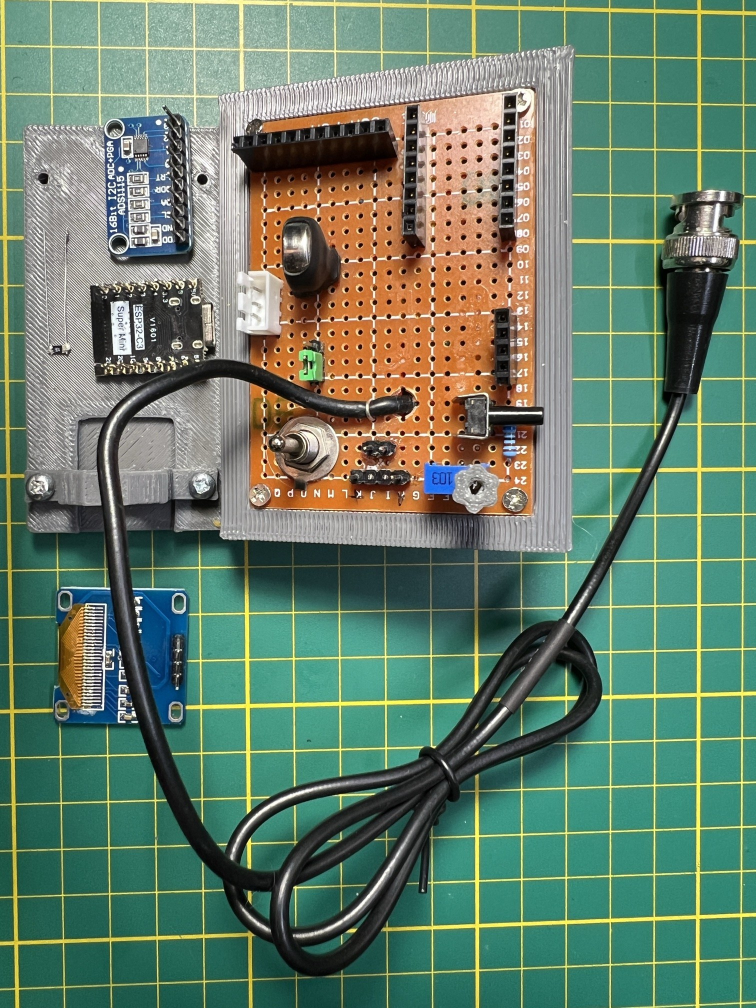
#> input picture photos/calibrator_inside.jpg, 1512 x 2016 px (shown at 1/2 size)
$ python make_photo_figures.py
#> lines starting #> are read from the running program, lines starting #| are printed output that depends on the picture
"""Photo figures of the paper: crop, rotate and number the parts.

    python3 make_photo_figures.py

Reads ../photos/*.jpg (already without EXIF) and writes photo_*.jpg next to this script.
Parts are marked with numbered white discs; what each number means is in the figure
caption, so a caption can be corrected without touching the picture. Coordinates are in
the pixels of the source photo.
"""
import argparse
import os

from PIL import Image, ImageDraw, ImageFont

HERE = os.path.dirname(os.path.abspath(__file__))
PHOTOS = os.path.join(HERE, "..", "photos")
INK = (34, 34, 34)

# name: (source, crop box, degrees counter-clockwise after the crop, [(number, x, y), ...])
FIGURES = {
    "photo_calibrator_inside": ("calibrator_inside.jpg", (30, 160, 1500, 1100), 0, [
        (1, 300, 650), (2, 290, 375), (3, 690, 520), (4, 505, 492), (5, 685, 725),
        (6, 468, 905), (7, 1068, 830), (8, 880, 1018), (9, 655, 950), (10, 1415, 460)]),
    "photo_board_input": ("board_input.jpg", (250, 60, 1820, 1470), 0, [
        (1, 940, 700), (2, 1010, 300), (3, 1460, 1020), (3, 1490, 1310)]),
    # Revision B close-up supplied as a PNG. No labels are burned into this evidence
    # image: U6, the 47 kOhm resistor and the RA2 link are identified in the caption.
    "photo_board_ref3040": ("board_ref3040.png", (0, 0, 1500, 2100), 0, []),
    "photo_boards": ("boards_three.jpg", (150, 140, 1500, 1980), 0, [
        (1, 1180, 820), (2, 490, 1150), (3, 490, 1400), (4, 650, 1720)]),
    "photo_channel_a": ("calibrator_vs_ph150.jpg", (0, 430, 1500, 1300), 0, [
        (1, 185, 620), (2, 890, 700), (3, 470, 1120)]),
    "photo_setup_f": ("setup_electrode.jpg", (80, 100, 1400, 1720), 90, [
        (1, 720, 480), (2, 1120, 640), (3, 860, 1470), (4, 360, 380), (4, 390, 1040)]),
    "photo_r50m": ("calibrator_50M.jpg", (300, 100, 1110, 960), 0, []),   # the caption says it all
}

# Final photographs used by the paper.  The previews have an identical canvas so
# Markdown renderers display portrait and landscape photographs at a consistent size.
# Each preview remains a link to the corresponding full-resolution photograph.
PREVIEWS = {
    "preview_i-02.jpg": os.path.join(HERE, "..", "article", "img", "i-02.jpg"),
    "preview_board_input.jpg": os.path.join(HERE, "photo_board_input.jpg"),
    "preview_board_bottom.jpg": os.path.join(HERE, "..", "photos", "board_a_bottom.png"),
    "preview_calibrator_inside.jpg": os.path.join(HERE, "photo_calibrator_inside.jpg"),
    "preview_soldering.jpg": os.path.join(HERE, "soldering.jpg"),
    "preview_r50m.jpg": os.path.join(HERE, "photo_r50m.jpg"),
    "preview_boards.jpg": os.path.join(HERE, "photo_boards.jpg"),
    "preview_setup_f.jpg": os.path.join(HERE, "photo_setup_f.jpg"),
}
PREVIEW_SIZE = (520, 390)


def disc(draw, x, y, r, n):
    draw.ellipse((x - r, y - r, x + r, y + r), fill="white", outline=INK, width=max(2, r // 7))
    font = ImageFont.load_default(size=int(r * 1.15))
    draw.text((x, y), str(n), fill=INK, font=font, anchor="mm")


def make(name, src, box, rot, marks):
#> called with name = 'photo_calibrator_inside', src = 'calibrator_inside.jpg', box = (30, 160, 1500, 1100), rot = 0
    im = Image.open(os.path.join(PHOTOS, src)).convert("RGB")
#> im is the input picture: PIL image 1512x2016 RGB; mean R, G, B 101.7, 126.8, 106.5
    k = im.width / 1500 if im.height > im.width else im.width / 2000   # marks use the 1500/2000-wide grid
#> k = 1.01
    x0, y0, x1, y1 = (round(v * k) for v in box)
#> x0 = 30; y0 = 161; x1 = 1512; y1 = 1109
    im = im.crop((x0, y0, x1, y1))
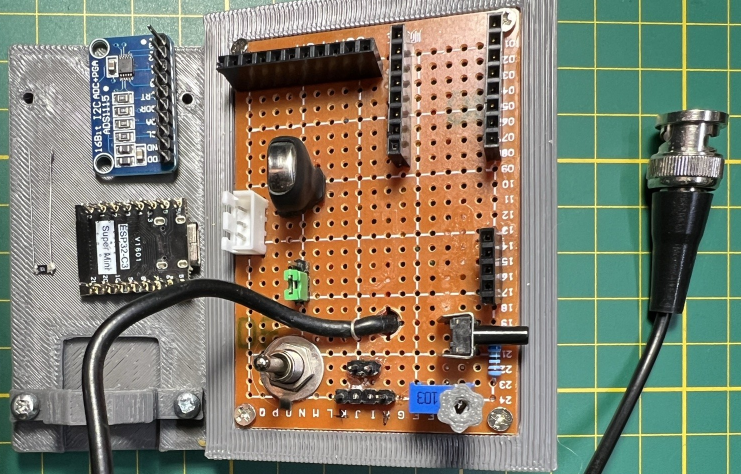
#> im: PIL image 1482x948 RGB (shown at 1/2 size); mean R, G, B 129.8, 128.4, 111.4
    w = im.width
#> w = 1482
    pts = [(n, round(x * k) - x0, round(y * k) - y0) for n, x, y in marks]
    if rot == 90:                               # counter-clockwise; discs are drawn upright after it
        im = im.transpose(Image.Transpose.ROTATE_90)
        pts = [(n, y, w - x) for n, x, y in pts]
    d = ImageDraw.Draw(im)
    r = round(0.03 * max(im.size))
#> r = 44
    for n, x, y in pts:
        disc(d, x, y, r, n)
    im.save(os.path.join(HERE, name + ".jpg"), quality=88)
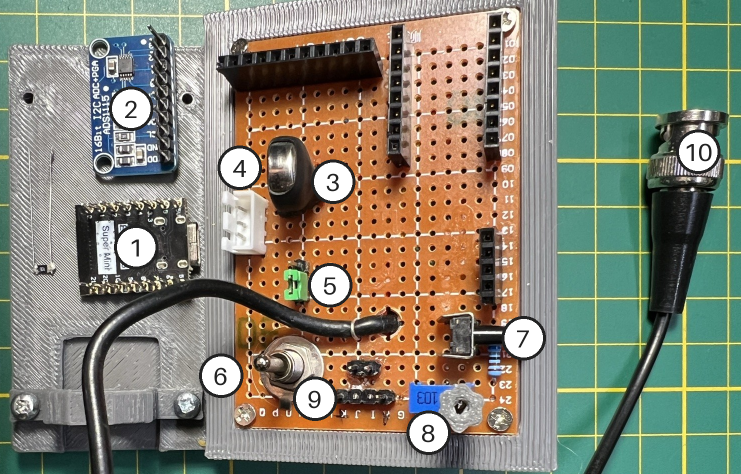
#> saved as photo_calibrator_inside.jpg: PIL image 1482x948 RGB (shown at 1/2 size); mean R, G, B 131.7, 131.5, 115.3
    print(name, im.size)
#| photo_calibrator_inside (1482, 948)


def make_preview(name, source):
    with Image.open(source) as original:
        im = original.convert("RGB")
    im.thumbnail(PREVIEW_SIZE, Image.Resampling.LANCZOS)
    canvas = Image.new("RGB", PREVIEW_SIZE, "white")
    canvas.paste(im, ((PREVIEW_SIZE[0] - im.width) // 2, (PREVIEW_SIZE[1] - im.height) // 2))
    canvas.save(os.path.join(HERE, name), quality=88)
    print(name, canvas.size)


if __name__ == "__main__":
    parser = argparse.ArgumentParser()
    parser.add_argument(
        "--previews-only",
        action="store_true",
        help="refresh equal-size Markdown previews without regenerating the edited photos",
    )
    args = parser.parse_args()
    if not args.previews_only:
        for name, spec in FIGURES.items():
            make(name, *spec)
#> pass 2 of the loop `for name, spec in FIGURES.items():`:
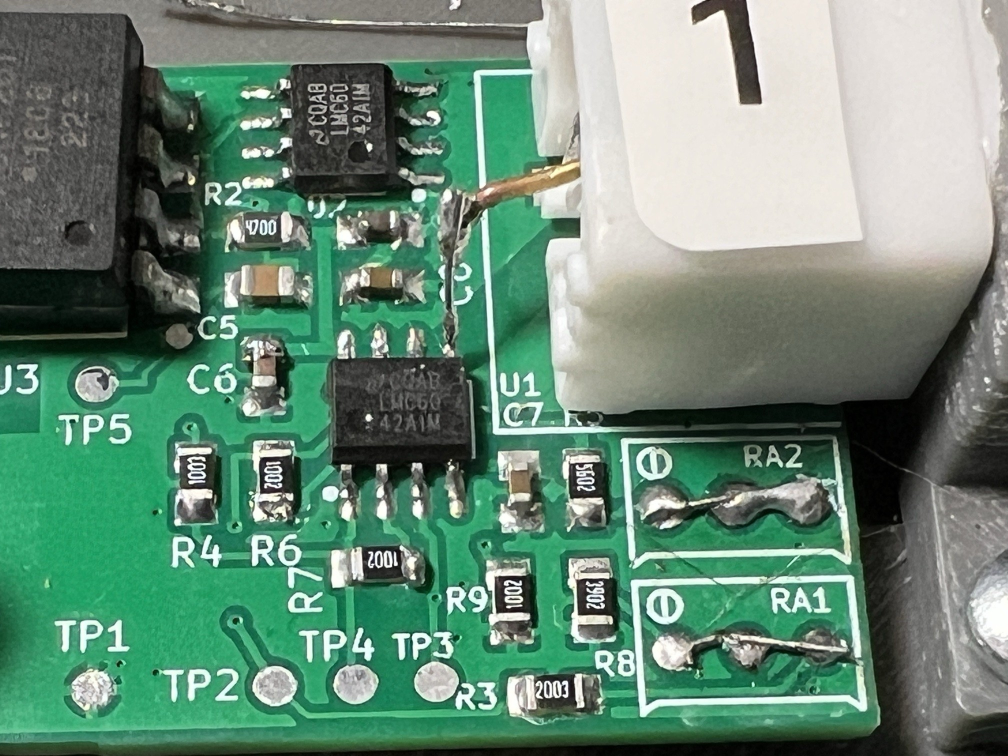
#> input picture photos/board_input.jpg, 2016 x 1512 px (shown at 1/2 size)
#> in make, im is the input picture: PIL image 2016x1512 RGB; mean R, G, B 104.6, 137.4, 118.1
#> in make (call 2), `im = im.crop((x0, y0, x1, y1))`:
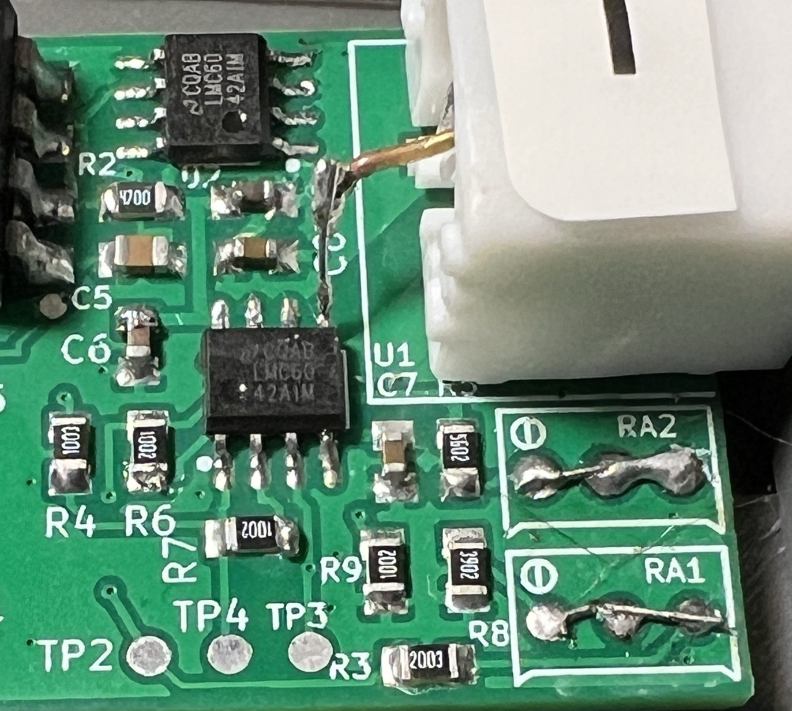
#> im: PIL image 1583x1422 RGB (shown at 1/2 size); mean R, G, B 105, 140.9, 120.2
#> in make (call 2), `im.save(os.path.join(HERE, name + ".jpg"), quality=88)`:
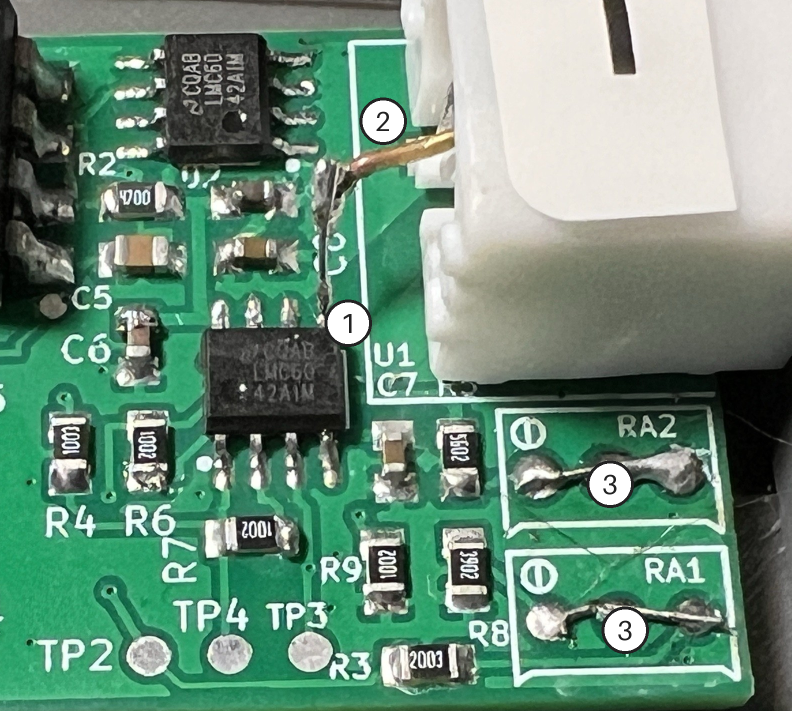
#> saved as photo_board_input.jpg: PIL image 1583x1422 RGB (shown at 1/2 size); mean R, G, B 106.5, 141.7, 121.4
#| photo_board_input (1583, 1422)
#> (the run stopped early here; a loop or call above may not have finished)
